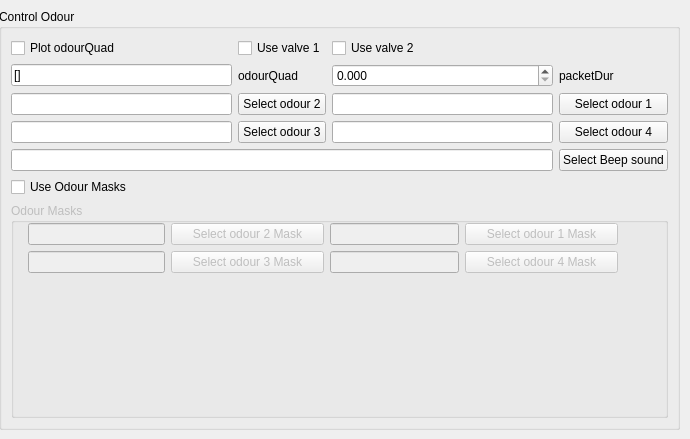
              <widget class="QWidget" name="tabWidgetPage1">
               <attribute name="title">
                <string>Odour</string>
               </attribute>
               <widget class="QGroupBox" name="groupBox_3">
                <property name="enabled">
                 <bool>true</bool>
                </property>
                <property name="geometry">
                 <rect>
                  <x>-1</x>
                  <y>9</y>
                  <width>681</width>
                  <height>421</height>
                 </rect>
                </property>
                <property name="title">
                 <string>Control Odour</string>
                </property>
                <layout class="QGridLayout" name="gridLayout_5">
                 <item row="2" column="2">
                  <widget class="QLineEdit" name="odour1"/>
                 </item>
                 <item row="3" column="2">
                  <widget class="QLineEdit" name="odour4"/>
                 </item>
                 <item row="2" column="3">
                  <widget class="QPushButton" name="odourBtn1">
                   <property name="text">
                    <string>Select odour 1</string>
                   </property>
                  </widget>
                 </item>
                 <item row="2" column="0">
                  <widget class="QLineEdit" name="odour2"/>
                 </item>
                 <item row="6" column="0" colspan="4">
                  <widget class="QGroupBox" name="groupBox_6">
                   <property name="enabled">
                    <bool>false</bool>
                   </property>
                   <property name="title">
                    <string>Odour Masks</string>
                   </property>
                   <widget class="QLineEdit" name="odour3Mask">
                    <property name="geometry">
                     <rect>
                      <x>17</x>
                      <y>48</y>
                      <width>137</width>
                      <height>22</height>
                     </rect>
                    </property>
                   </widget>
                   <widget class="QPushButton" name="odour3MaskBtn">
                    <property name="geometry">
                     <rect>
                      <x>160</x>
                      <y>48</y>
                      <width>153</width>
                      <height>22</height>
                     </rect>
                    </property>
                    <property name="text">
                     <string>Select odour 3 Mask</string>
                    </property>
                   </widget>
                   <widget class="QLineEdit" name="odour4Mask">
                    <property name="geometry">
                     <rect>
                      <x>319</x>
                      <y>48</y>
                      <width>129</width>
                      <height>22</height>
                     </rect>
                    </property>
                   </widget>
                   <widget class="QLineEdit" name="odour2Mask">
                    <property name="geometry">
                     <rect>
                      <x>17</x>
                      <y>20</y>
                      <width>137</width>
                      <height>22</height>
                     </rect>
                    </property>
                   </widget>
                   <widget class="QLineEdit" name="odour1Mask">
                    <property name="geometry">
                     <rect>
                      <x>319</x>
                      <y>20</y>
                      <width>129</width>
                      <height>22</height>
                     </rect>
                    </property>
                   </widget>
                   <widget class="QPushButton" name="odour1MaskBtn">
                    <property name="geometry">
                     <rect>
                      <x>454</x>
                      <y>20</y>
                      <width>153</width>
                      <height>22</height>
                     </rect>
                    </property>
                    <property name="text">
                     <string>Select odour 1 Mask</string>
                    </property>
                   </widget>
                   <widget class="QPushButton" name="odour4MaskBtn">
                    <property name="geometry">
                     <rect>
                      <x>454</x>
                      <y>48</y>
                      <width>153</width>
                      <height>22</height>
                     </rect>
                    </property>
                    <property name="text">
                     <string>Select odour 4 Mask</string>
                    </property>
                   </widget>
                   <widget class="QPushButton" name="odour2MaskBtn">
                    <property name="geometry">
                     <rect>
                      <x>160</x>
                      <y>20</y>
                      <width>153</width>
                      <height>22</height>
                     </rect>
                    </property>
                    <property name="text">
                     <string>Select odour 2 Mask</string>
                    </property>
                   </widget>
                  </widget>
                 </item>
                 <item row="2" column="1">
                  <widget class="QPushButton" name="odourBtn2">
                   <property name="text">
                    <string>Select odour 2</string>
                   </property>
                  </widget>
                 </item>
                 <item row="0" column="0">
                  <widget class="QCheckBox" name="plotOdourQuad">
                   <property name="text">
                    <string>Plot odourQuad</string>
                   </property>
                  </widget>
                 </item>
                 <item row="1" column="2">
                  <widget class="QDoubleSpinBox" name="packetDur">
                   <property name="accelerated">
                    <bool>true</bool>
                   </property>
                   <property name="decimals">
                    <number>3</number>
                   </property>
                   <property name="maximum">
                    <double>10.000000000000000</double>
                   </property>
                   <property name="singleStep">
                    <double>0.010000000000000</double>
                   </property>
                  </widget>
                 </item>
                 <item row="1" column="1">
                  <widget class="QLabel" name="label_9">
                   <property name="text">
                    <string>odourQuad</string>
                   </property>
                  </widget>
                 </item>
                 <item row="3" column="3">
                  <widget class="QPushButton" name="odourBtn4">
                   <property name="text">
                    <string>Select odour 4</string>
                   </property>
                  </widget>
                 </item>
                 <item row="3" column="1">
                  <widget class="QPushButton" name="odourBtn3">
                   <property name="text">
                    <string>Select odour 3</string>
                   </property>
                  </widget>
                 </item>
                 <item row="3" column="0">
                  <widget class="QLineEdit" name="odour3"/>
                 </item>
                 <item row="1" column="0">
                  <widget class="QLineEdit" name="odourQuad">
                   <property name="toolTip">
                    <string>&lt;html&gt;&lt;head/&gt;&lt;body&gt;&lt;p&gt;Add &lt;span style=&quot; font-weight:600;&quot;&gt;4 &lt;/span&gt;items&lt;/p&gt;&lt;p&gt;[0, 0, 0, 0]&lt;/p&gt;&lt;/body&gt;&lt;/html&gt;</string>
                   </property>
                   <property name="text">
                    <string>[]</string>
                   </property>
                  </widget>
                 </item>
                 <item row="1" column="3">
                  <widget class="QLabel" name="label_11">
                   <property name="text">
                    <string>packetDur</string>
                   </property>
                  </widget>
                 </item>
                 <item row="5" column="0">
                  <widget class="QCheckBox" name="useOdourMask">
                   <property name="enabled">
                    <bool>true</bool>
                   </property>
                   <property name="text">
                    <string>Use Odour Masks</string>
                   </property>
                  </widget>
                 </item>
                 <item row="4" column="3">
                  <widget class="QPushButton" name="beepPathBtn">
                   <property name="text">
                    <string>Select Beep sound</string>
                   </property>
                  </widget>
                 </item>
                 <item row="4" column="0" colspan="3">
                  <widget class="QLineEdit" name="beepPath"/>
                 </item>
                 <item row="0" column="1">
                  <widget class="QCheckBox" name="useValve1">
                   <property name="text">
                    <string>Use valve 1</string>
                   </property>
                  </widget>
                 </item>
                 <item row="0" column="2">
                  <widget class="QCheckBox" name="useValve2">
                   <property name="text">
                    <string>Use valve 2</string>
                   </property>
                  </widget>
                 </item>
                </layout>
               </widget>
              </widget>
